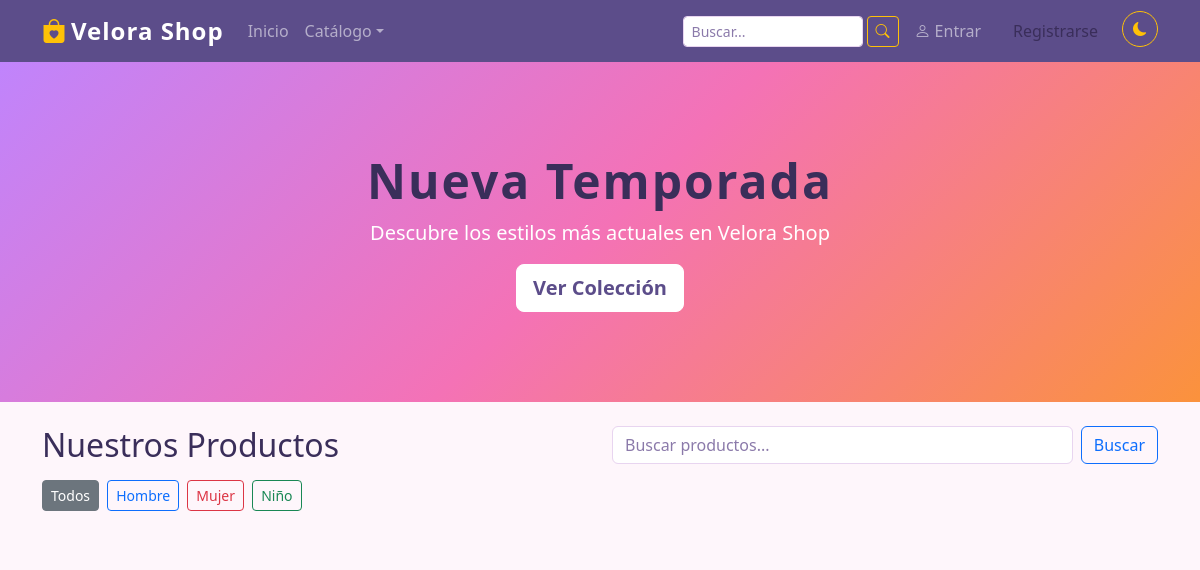
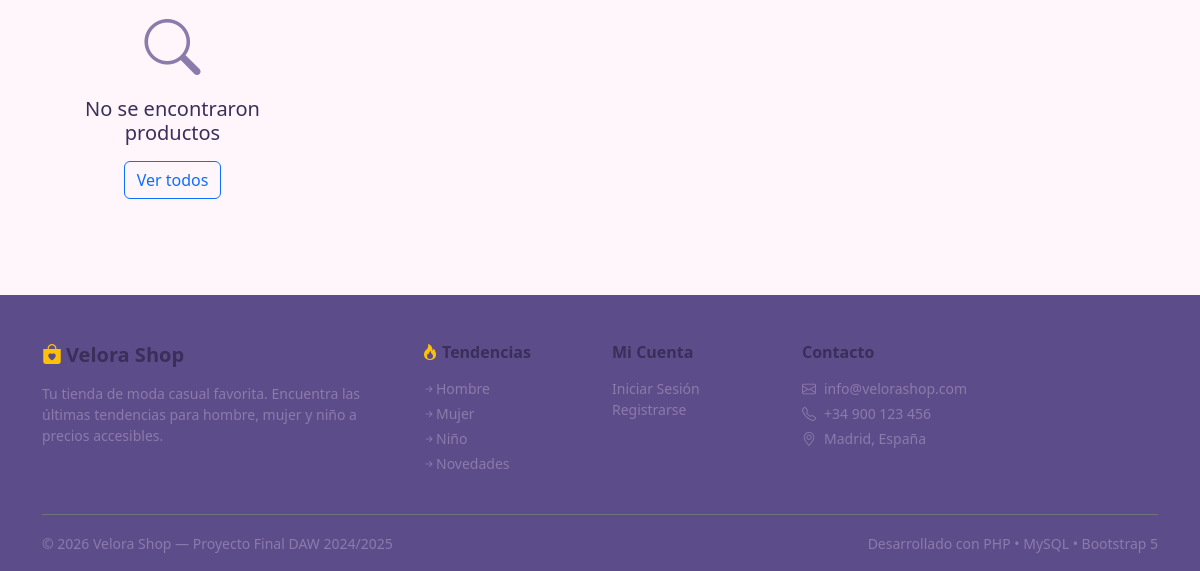
The app's page /public/index.php, older data (2 pictures, top to bottom).
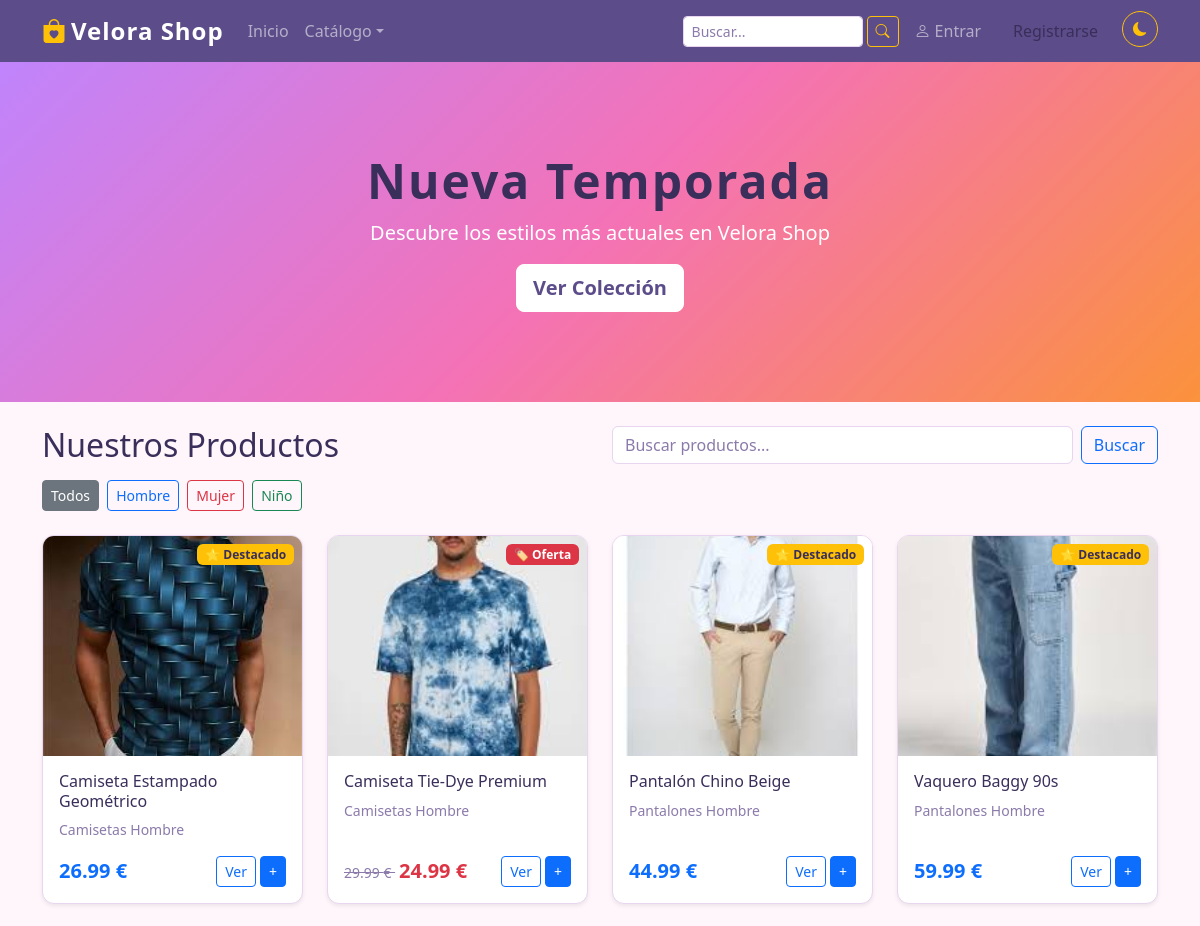
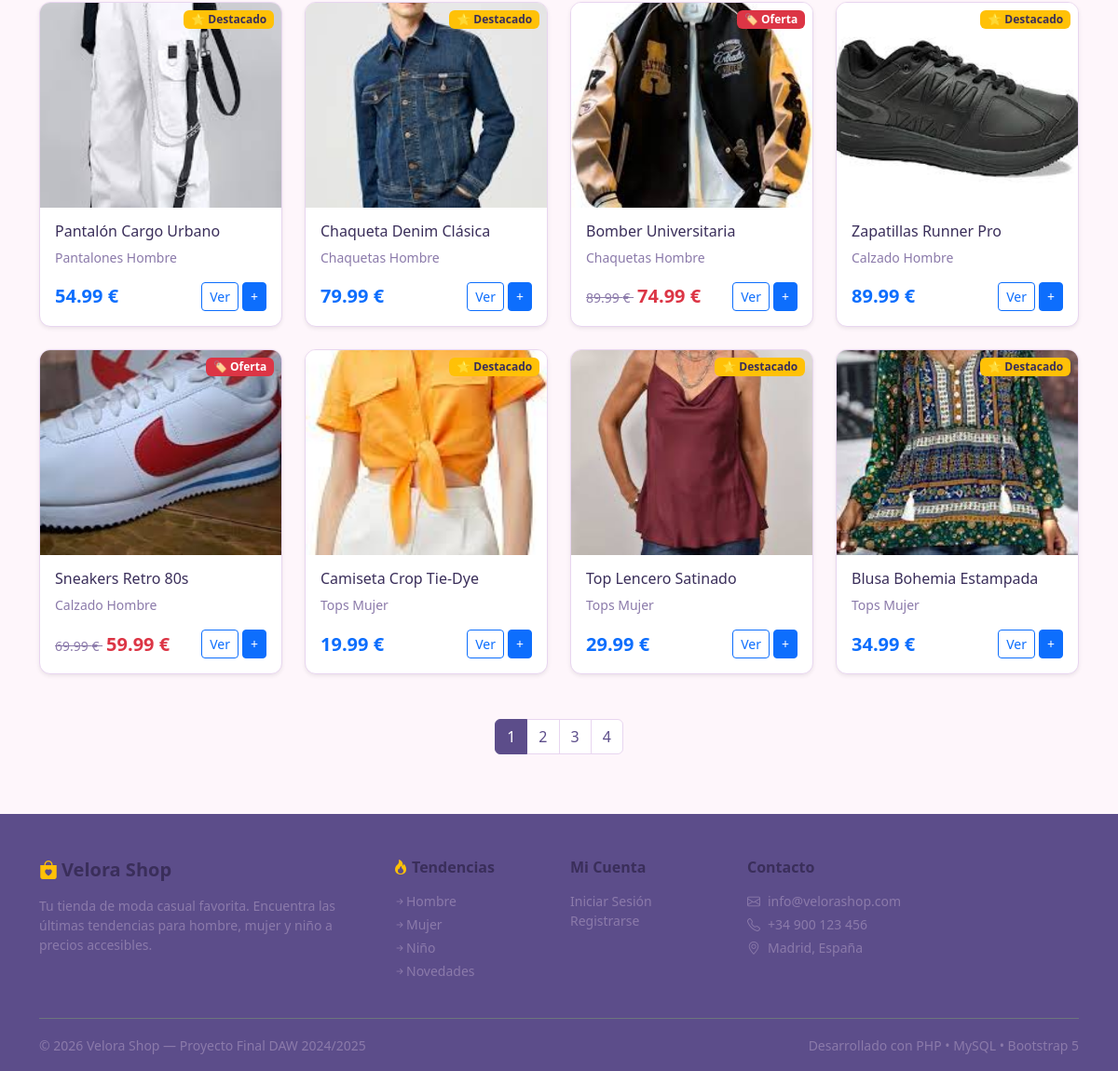
The same page, newer data (2 pictures, top to bottom).
### tables this page shows
CREATE TABLE `producto` (
  `id` int(11) NOT NULL,
  `nombre` varchar(200) NOT NULL,
  `descripcion` text DEFAULT NULL,
  `precio` decimal(10,2) NOT NULL,
  `precio_oferta` decimal(10,2) DEFAULT NULL,
  `stock` int(11) NOT NULL DEFAULT 0,
  `imagen` varchar(255) DEFAULT NULL,
  `id_categoria` int(11) NOT NULL,
  `destacado` tinyint(1) NOT NULL DEFAULT 0,
  `activo` tinyint(1) NOT NULL DEFAULT 1,
  `talla` varchar(50) DEFAULT NULL,
  `color` varchar(50) DEFAULT NULL,
  `created_at` timestamp NOT NULL DEFAULT current_timestamp()
);

CREATE TABLE `categoria` (
  `id` int(11) NOT NULL,
  `nombre` varchar(100) NOT NULL,
  `descripcion` text DEFAULT NULL,
  `imagen` varchar(255) DEFAULT NULL,
  `genero` enum('hombre','mujer','niño','unisex') NOT NULL DEFAULT 'unisex',
  `activo` tinyint(1) NOT NULL DEFAULT 1,
  `created_at` timestamp NOT NULL DEFAULT current_timestamp()
);

### controllers/ProductController.php (called while the page is built, shortened)
<?php
require_once __DIR__ . '/../models/Product.php';
class ProductController
{
    private Product  $productModel;
    public function __construct()
    {
        $this->productModel  = new Product();
    }
    public function catalogo(): void
    {
        $limit    = 12;
        $page     = max(1, (int) ($_GET['pagina'] ?? 1));
        $offset   = ($page - 1) * $limit;
        $productos  = $this->productModel->getAll($limit, $offset);
        require __DIR__ . '/../views/shop/index.php';
    }
}

### config/database.php (called while the page is built, shortened)
<?php
function getConnection(): PDO {
    static $pdo = null;
    if ($pdo === null) {
    $dsn = "mysql:host=" . DB_HOST .
            ";dbname=" . DB_NAME .
            ";charset=" . DB_CHARSET;
    try {
        $pdo = new PDO($dsn, DB_USER, DB_PASS, [
            PDO::ATTR_ERRMODE => PDO::ERRMODE_EXCEPTION,
            PDO::ATTR_DEFAULT_FETCH_MODE => PDO::FETCH_ASSOC,
            PDO::ATTR_EMULATE_PREPARES => false,
         ]);
    } catch (PDOException $e) {
     die("Error de conexion a la base de datos.");
     }
 }
 return $pdo;
}

### models/Product.php (called while the page is built, shortened)
<?php
require_once __DIR__ . '/../config/database.php';
class Product
{
    private PDO $pdo;
    public function __construct()
    {
        $this->pdo = getConnection();
    }
    public function getAll(int $limit = 20, int $offset = 0): array
    {
        $stmt = $this->pdo->prepare(
            "SELECT p.*, c.nombre AS categoria_nombre
             FROM producto p
             JOIN categoria c ON p.id_categoria = c.id
             WHERE p.activo = 1
             ORDER BY p.destacado DESC, p.created_at DESC
             LIMIT ? OFFSET ?"
        );
        $stmt->execute([$limit, $offset]);
        return $stmt->fetchAll();
    }
}

### views/shop/index.php (the view, shortened to what the rows shown need)
<?php
require __DIR__ . '/../layout/header.php';
?>
<section class="hero-banner text-white py-5 mb-4">
    <div class="container text-center">
        <h1 class="display-4 fw-bold">Nueva Temporada</h1>
    </div>
</section>
<div class="container" id="catalogo">
    <div class="row mb-3 align-items-center">
        <div class="col-md-6">
            <h2 class="mb-0">
                <?php if (!empty($soloDestacados)): ?>
                    <span class="badge bg-warning text-dark me-2"><i class="bi bi-star-fill"></i></span>Productos Destacados
                <?php else: ?>
                    Nuestros Productos
                <?php endif; ?>
            </h2>
        </div>
    </div>
    <div class="row row-cols-1 row-cols-sm-2 row-cols-md-3 row-cols-lg-4 g-4 mb-5">
        <?php if (!empty($productos)): ?>
            <?php foreach ($productos as $p): ?>
                <div class="col">
                    <div class="card h-100 shadow-sm product-card position-relative">
                        <?php
                        $tieneOferta = !empty($p['precio_oferta']) && $p['precio_oferta'] > 0;
                        $agotado = ($p['stock'] <= 0);
                        if ($agotado):
                        ?>
                            <span class="badge bg-secondary position-absolute top-0 end-0 m-2">
                                Agotado
                            </span>
                        <?php elseif ($tieneOferta): ?>
                            <span class="badge bg-danger position-absolute top-0 end-0 m-2">
                                🏷️ Oferta
                            </span>
                        <?php elseif ($p['destacado']): ?>
                            <span class="badge bg-warning text-dark position-absolute top-0 end-0 m-2">
                                ⭐ Destacado
                            </span>
                        <?php endif; ?>
                        <img src="<?= BASE_URL ?>/../assets/img/products/<?= htmlspecialchars($p['imagen'] ?? 'default.jpg') ?>"
                            class="card-img-top"
                            alt="<?= htmlspecialchars($p['nombre']) ?>"
                            style="height:220px; object-fit:cover;">
                        <div class="card-body d-flex flex-column">
                            <h6 class="card-title"><?= htmlspecialchars($p['nombre']) ?></h6>
                            <p class="text-muted small"><?= htmlspecialchars($p['categoria_nombre']) ?></p>
                            <div class="mt-auto d-flex justify-content-between align-items-center">
                                <?php if ($tieneOferta && !$agotado): ?>
                                    <div>
                                        <span class="text-muted text-decoration-line-through small">
                                            <?= number_format($p['precio'], 2) ?> &euro;
                                        </span>
                                        <span class="fw-bold text-danger fs-5 ms-1">
                                            <?= number_format($p['precio_oferta'], 2) ?> &euro;
                                        </span>
                                    </div>
                                <?php elseif ($agotado): ?>
                                    <span class="fw-bold text-muted fs-5">
                                        <?= number_format($p['precio'], 2) ?> &euro;
                                    </span>
                                <?php else: ?>
                                    <span class="fw-bold text-primary fs-5">
                                        <?= number_format($p['precio'], 2) ?> &euro;
                                    </span>
                                <?php endif; ?>
                                <div class="d-flex gap-1">
                                    <a href="<?= BASE_URL ?>/?action=producto&amp;id=<?= $p['id'] ?>"
                                        class="btn btn-sm btn-outline-primary">Ver</a>
                                    <button class="btn btn-sm <?= $agotado ? 'btn-secondary' : 'btn-primary' ?> btn-add-to-cart"
                                        data-id="<?= $p['id'] ?>"
                                        data-nombre="<?= htmlspecialchars($p['nombre']) ?>"
                                        data-tallas="<?= htmlspecialchars($p['talla'] ?? '') ?>"
                                        data-stock="<?= (int)$p['stock'] ?>"
                                        title="<?= $agotado ? 'Agotado' : 'Añadir al carrito' ?>">+</button>
                                </div>
                            </div>
                        </div>
                    </div>
                </div>
            <?php endforeach; ?>
        <?php endif; ?>
    </div>
</div>
<?php require __DIR__ . '/../layout/footer.php'; ?>

Row changes from the older to the newer data that the page shows:
added producto: stock "⭐ Destacado", imagen (picture), nombre "Camiseta Estampado Geométrico", id_categoria.nombre "Camisetas Hombre", precio "26.99"
added producto: stock "🏷️ Oferta", imagen (picture), nombre "Camiseta Tie-Dye Premium", id_categoria.nombre "Camisetas Hombre", precio "29.99", precio_oferta "24.99"
added producto: stock "⭐ Destacado", imagen (picture), nombre "Pantalón Chino Beige", id_categoria.nombre "Pantalones Hombre", precio "44.99"
added producto: stock "⭐ Destacado", imagen (picture), nombre "Vaquero Baggy 90s", id_categoria.nombre "Pantalones Hombre", precio "59.99"
added producto: stock "⭐ Destacado", imagen (picture), nombre "Pantalón Cargo Urbano", id_categoria.nombre "Pantalones Hombre", precio "54.99"
added producto: stock "⭐ Destacado", imagen (picture), nombre "Chaqueta Denim Clásica", id_categoria.nombre "Chaquetas Hombre", precio "79.99"
added producto: stock "🏷️ Oferta", imagen (picture), nombre "Bomber Universitaria", id_categoria.nombre "Chaquetas Hombre", precio "89.99", precio_oferta "74.99"
added producto: stock "⭐ Destacado", imagen (picture), nombre "Zapatillas Runner Pro", id_categoria.nombre "Calzado Hombre", precio "89.99"
added producto: stock "🏷️ Oferta", imagen (picture), nombre "Sneakers Retro 80s", id_categoria.nombre "Calzado Hombre", precio "69.99", precio_oferta "59.99"
added producto: stock "⭐ Destacado", imagen (picture), nombre "Camiseta Crop Tie-Dye", id_categoria.nombre "Tops Mujer", precio "19.99"
added producto: stock "⭐ Destacado", imagen (picture), nombre "Top Lencero Satinado", id_categoria.nombre "Tops Mujer", precio "29.99"
added producto: stock "⭐ Destacado", imagen (picture), nombre "Blusa Bohemia Estampada", id_categoria.nombre "Tops Mujer", precio "34.99"
Text that changed along with them:
new list line: "1"
new list line: "2"
new list line: "3"
new list line: "4"
text no longer shown: "No se encontraron productos Ver todos"
